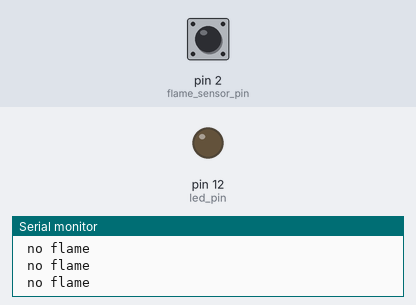
Simulated run of this sketch. Board: Arduino Uno, built with avr-gcc and run on an emulated ATmega328P. Shown: output pins drawn as LEDs (lit = HIGH), the last lines printed to the serial monitor. Dashed ring = blinking. Inputs (shaded band) come from the test bench; at power-on: pin 2 (flame_sensor_pin) HIGH.

Above: at 1.2 s.
1.3 s: pin 2 (flame_sensor_pin) driven LOW
At 2.3 s:
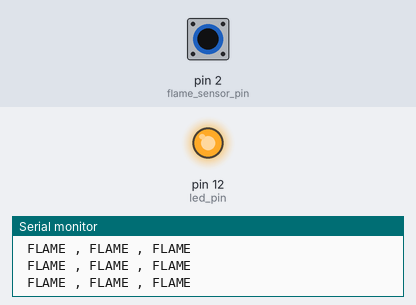
2.8 s: pin 2 (flame_sensor_pin) driven HIGH
At 3.2 s:
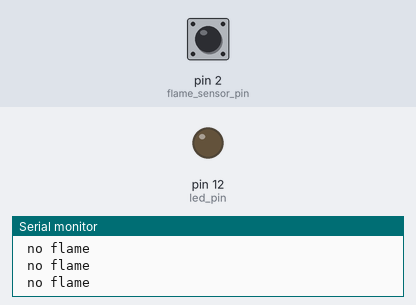
4.3 s: pin 2 (flame_sensor_pin) pulsed LOW 2 times (0.12 s each, 0.3 s apart)
At 4.39 s:
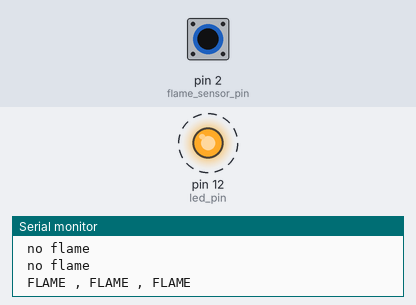
7.9 s: pin 2 (flame_sensor_pin) pulsed LOW 2 times (0.12 s each, 0.3 s apart)
At 9.5 s:
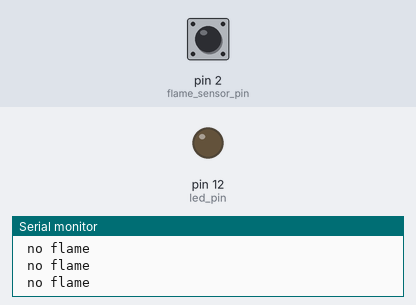
Timing chart, 0 to 11.0 s (numbered marks = the images above; inputs shaded):
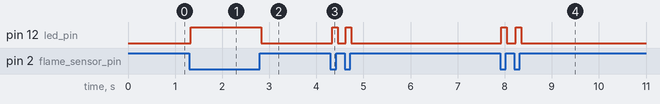

Measured:
- after the input at 1.3 s, pin 12 (led_pin): LOW → HIGH at once
- after the input at 2.8 s, pin 12 (led_pin): HIGH → LOW at once
- after the input at 4.3 s, pin 12 (led_pin): alternates HIGH for 0.12 s and LOW for 0.18 s, 4 changes in all, then stays LOW, starting at once
- after the input at 7.9 s, pin 12 (led_pin): alternates HIGH for 0.12 s and LOW for 0.19 s, 4 changes in all, then stays LOW, starting at once

The sketch:

FlameSensor.ino
```cpp
int led_pin = 12;
int flame_sensor_pin = 2 ;
int flame_pin = HIGH ;


void setup ( )  {

  pinMode ( led_pin , OUTPUT ) ;
  pinMode ( flame_sensor_pin , INPUT ) ;
  Serial.begin ( 9600 ) ;

}

void loop ( ) {

   flame_pin = digitalRead ( flame_sensor_pin ) ;

  if (flame_pin == LOW )  {

    Serial.println ( " FLAME , FLAME , FLAME " ) ;
    digitalWrite ( led_pin  , HIGH ) ;

  }else{

    Serial.println ( " no flame " ) ;
    digitalWrite ( led_pin , LOW ) ;

  }

}
```
